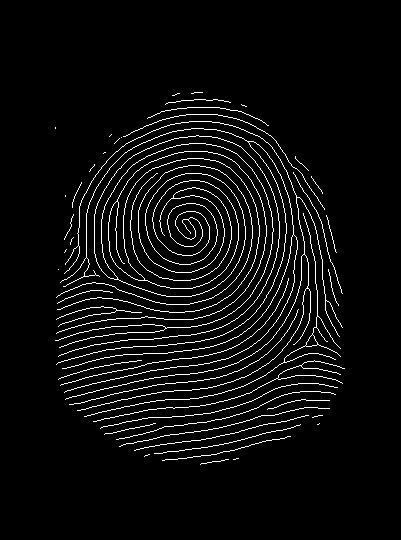
//> input picture FingerPrint/img_2.png, 401 x 540 px
$ ./main   (built with g++ and OpenCV 4)
//> lines starting //> are read from the running program, lines starting //| are printed output that depends on the picture
### FingerPrint/Orientation.h
#pragma once
#ifndef ORIENTATION_H
#define ORIENTATION_H

#define _USE_MATH_DEFINES

#include <opencv2/core/mat.hpp>
#include <opencv2/imgproc.hpp>
#include <opencv2/highgui.hpp>
#include <iostream>
#include <cmath>
#include <vector>


int j1(int, int);
int j2(int, int);
int j3(int, int);


std::vector<std::vector<double>> calculate_angles(cv::Mat, int , bool);
double gauss(double, double);
double kernel_from_function(int, double(*)(double, double));
std::vector<std::vector<double>> smooth_angles(std::vector<std::vector<double>>);
std::vector<cv::Point> get_line_ends(int, int, double, double);
cv::Mat visualize_angles(cv::Mat, cv::Mat, std::vector<std::vector<double>>, int);

#endif // !ORIENTATION_H

### FingerPrint/Segmentation.h
#ifndef SEGMENTATION_H
#define SEGMENTATION_H

#pragma once

#include <opencv2/core/mat.hpp>


#endif //SEGMENTATION_H

### FingerPrint/Normalization.h
#ifndef NORMALIZATION_H
#define NORMALIZATION_H

#pragma once
#include <cmath>
#include <cstdint>
#include <iostream>
#include <opencv2/core/mat.hpp>

uint8_t normalize_pixel(uint8_t, double, double, double, double);
cv::Mat normalize(cv::Mat, double, double);
double meanOfImg(cv::Mat);
double stdOfImg(cv::Mat);

#endif // NORMALIZATION_H

### FingerPrint/Normalization.cpp
#include "Normalization.h"

uint8_t normalize_pixel(uint8_t x, double v0, double v, double m, double m0)
{
	uint8_t dev_coeff = (uint8_t) sqrt((v0 * (pow((uint8_t)(x - m), 2))) / v);
	if (x > m)
	{
		return m0 + dev_coeff;
	}
	return m0 - dev_coeff;

}

cv::Mat normalize(cv::Mat image, double m0, double v0)
{
	double m = meanOfImg(image);
	double v = pow(stdOfImg(image), 2);
	int row = image.rows;
	int col = image.cols;
	cv::Mat normalized;
	image.copyTo(normalized);
	for (int i = 0; i < row; i++) {
		for (int j = 0; j < col; j++) {
			normalized.at<uint8_t>(i, j) = normalize_pixel(image.at<uint8_t>(i, j), v0, v, m, m0);
		}
	}
	return normalized;
}

double meanOfImg(cv::Mat image)
{
	double result = 0.0;
	for (int i = 0; i < image.rows; i++) {
		for (int j = 0; j < image.cols; j++) {
			result += image.at<uint8_t>(i, j);
		}
	}
	result = (result / (image.cols * image.rows));
	return result;
}

double stdOfImg(cv::Mat image)
{
	double result = 0.0;
	double mean = meanOfImg(image);
	for (int i = 0; i < image.rows; i++) {
		for (int j = 0; j < image.cols; j++) {
			result += pow(image.at<uint8_t>(i, j) - mean, 2);
		}
	}
	return (double)sqrt(result / (image.rows * image.cols - 1));
}

### FingerPrint/main.cpp
#include <opencv2/dnn.hpp>
#include <opencv2/imgproc.hpp>
#include <opencv2/highgui.hpp>

#include <iostream>
#include <vector>

#include "Normalization.h"
#include "Segmentation.h"
#include "Orientation.h"


int main() {


	cv::Mat image = cv::imread("img_2.png");
//> image is the input picture: 540 rows x 401 cols, CV_8UC3; min 0, max 255, mean 12.6
	if (image.empty()) {
		return -1;
	}


	cv::Mat gray_image;
	cvtColor(image, gray_image,cv::COLOR_BGR2GRAY);


	double meanImg = meanOfImg(gray_image);
//> after the loop in meanOfImg, `for (int i = 0; i < image.rows; i++)`: result = 2729558
//> in meanOfImg, `result = (result / (image.cols * image.rows));`: result = 12.61
//> meanImg = 12.61
	double stdImg = stdOfImg(gray_image);
//> the loop in stdOfImg, `for (int i = 0; i < image.rows; i++)` made 540 passes
//> result on passes 1 to 3: 63716.6, 127433.2, 191149.9
//> after the loop in stdOfImg, `for (int i = 0; i < image.rows; i++)`: result = 647867376.6
//> stdImg = 54.7
	cv::Mat normalized = normalize(gray_image, 100, 100);
//> in normalize, `double m = meanOfImg(image);`: m = 12.61
//> the loop in stdOfImg (call 2), `for (int i = 0; i < image.rows; i++)` made 540 passes
//> in normalize, `double v = pow(stdOfImg(image), 2);`: v = 2991.9
//> after the loop in normalize, `for (int i = 0; i < row; i++)`:
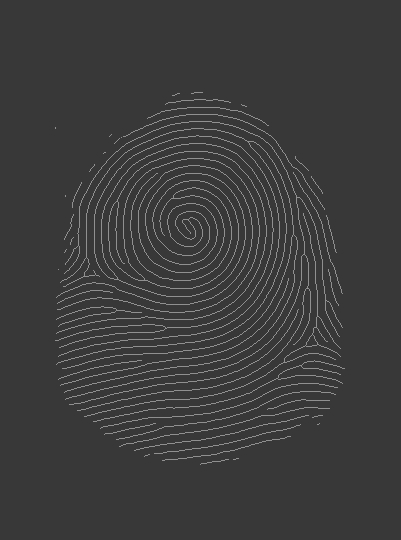
//> normalized: 540 rows x 401 cols, CV_8UC1; min 54, max 144, mean 60.2

	int block_size = 8;
//> (the run ends here: the program needs code that is not available in this run, at `returnData data = create_segmented_and_variance_images(normalized, blo..`)
